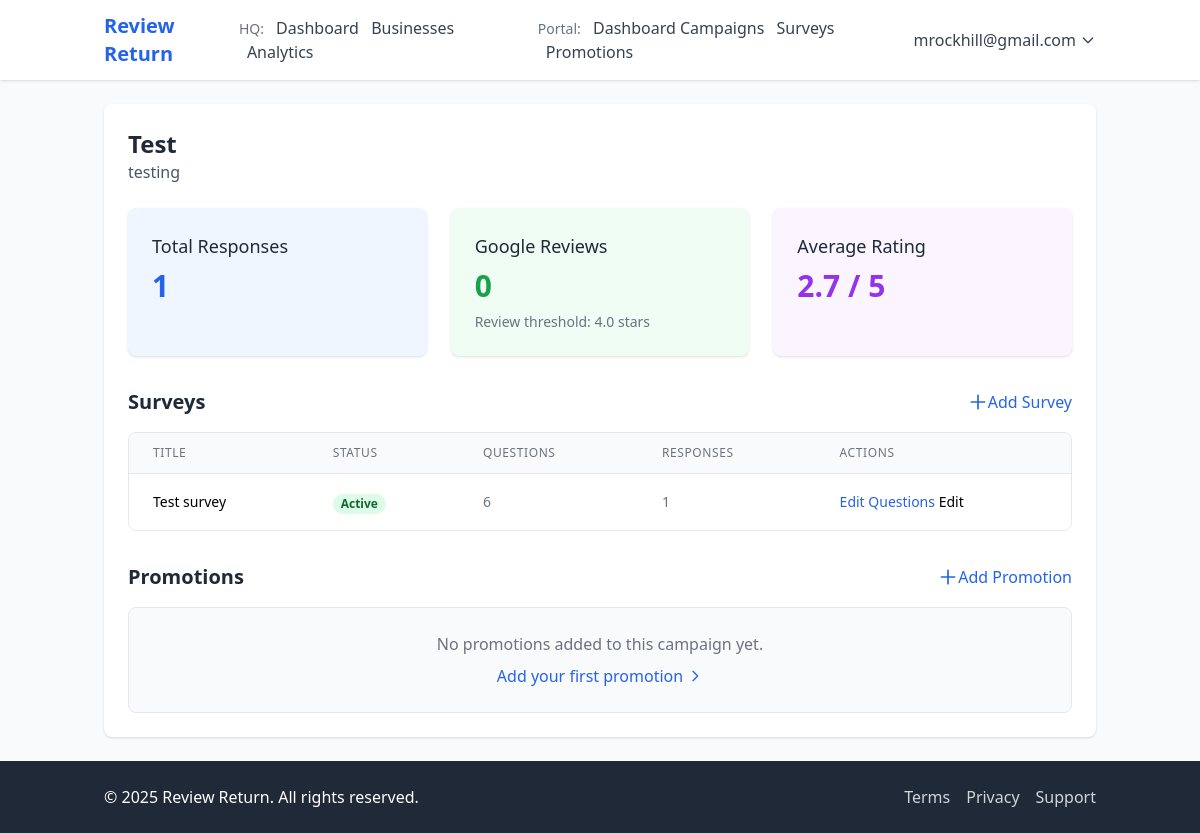
Screenshot of /portal/campaigns/1/ (signed in) with the database file from the repository.
### accounts/models.py (models this page shows, shortened)
class User(AbstractBaseUser, PermissionsMixin):
    email = models.EmailField(unique=True)
    first_name = models.CharField(max_length=150, blank=True)
    last_name = models.CharField(max_length=150, blank=True)
    is_staff = models.BooleanField(default=False)
    is_active = models.BooleanField(default=True)
    date_joined = models.DateTimeField(default=timezone.now)
    USERNAME_FIELD = 'email'
    REQUIRED_FIELDS = []
    objects = CustomUserManager()
    def get_full_name(self):
        return f"{self.first_name} {self.last_name}".strip() or self.email

### portal/models.py (models this page shows, shortened)
class Campaign(models.Model):
    business = models.ForeignKey(Business, on_delete=models.CASCADE, related_name='campaigns')
    name = models.CharField(max_length=200)
    description = models.TextField(blank=True, null=True)
    is_active = models.BooleanField(default=True)
    review_threshold = models.FloatField(default=4.0,
        help_text="Minimum average rating to prompt for a Google review")
    created_at = models.DateTimeField(auto_now_add=True)
    updated_at = models.DateTimeField(auto_now=True)

class Survey(models.Model):
    business = models.ForeignKey(Business, on_delete=models.CASCADE, related_name='surveys')
    campaign = models.ForeignKey(Campaign, on_delete=models.CASCADE, related_name='surveys', null=True)
    title = models.CharField(max_length=200)
    description = models.TextField(blank=True, null=True)
    is_active = models.BooleanField(default=True)
    created_at = models.DateTimeField(auto_now_add=True)
    updated_at = models.DateTimeField(auto_now=True)

### portal/views.py (the view)
# urls.py: path('campaigns/<int:pk>/', views.campaign_detail, name='campaign_detail'),
@login_required
def campaign_detail(request, pk):
    try:
        business = request.user.business
        campaign = get_object_or_404(Campaign, pk=pk, business=business)
    except:
        return redirect('accounts:no_business_profile')
    surveys = Survey.objects.filter(campaign=campaign)
    promotions = Promotion.objects.filter(campaign=campaign)
    from survey.models import CustomerResponse
    responses = CustomerResponse.objects.filter(survey__campaign=campaign)
    total_responses = responses.count()
    google_reviews = responses.filter(left_google_review=True).count()
    avg_rating = responses.aggregate(avg=Avg('avg_rating'))['avg'] or 0
    context = {
        'business': business,
        'campaign': campaign,
        'surveys': surveys,
        'promotions': promotions,
        'total_responses': total_responses,
        'google_reviews': google_reviews,
        'avg_rating': round(avg_rating, 1),
    }
    return render(request, 'portal/campaign_detail.html', context)

### templates/portal/campaign_detail.html (shortened to what this page needs)
{% extends 'base.html' %}
{% block content %}
<div class="bg-white shadow rounded-lg p-6">
    <div class="flex justify-between items-center mb-6">
        <div>
            <h1 class="text-2xl font-bold text-gray-800">{{ campaign.name }}</h1>
            {% if campaign.description %}
                <p class="text-gray-600">{{ campaign.description }}</p>
            {% endif %}
        </div>
        <div class="flex space-x-3">
            <a href="{% url 'portal:campaign_update' pk=campaign.id %}" class="bg-indigo-600 hover:bg-indigo-700 text-white px-4 py-2 rounded-md">Edit</a>
            <a href="{% url 'portal:business_qr_code' %}" class="bg-green-600 hover:bg-green-700 text-white px-4 py-2 rounded-md flex items-center">
            </a>
        </div>
    </div>
    <div class="grid grid-cols-1 md:grid-cols-3 gap-6 mb-8">
        <div class="bg-blue-50 p-6 rounded-lg shadow">
            <h3 class="text-lg font-medium text-gray-800 mb-2">Total Responses</h3>
            <p class="text-3xl font-bold text-blue-600">{{ total_responses }}</p>
        </div>
        <div class="bg-green-50 p-6 rounded-lg shadow">
            <h3 class="text-lg font-medium text-gray-800 mb-2">Google Reviews</h3>
            <p class="text-3xl font-bold text-green-600">{{ google_reviews }}</p>
            <p class="text-sm text-gray-500 mt-2">Review threshold: {{ campaign.review_threshold }} stars</p>
        </div>
        <div class="bg-purple-50 p-6 rounded-lg shadow">
            <h3 class="text-lg font-medium text-gray-800 mb-2">Average Rating</h3>
            <p class="text-3xl font-bold text-purple-600">{{ avg_rating }} / 5</p>
        </div>
    </div>
    <div class="mb-8">
        <div class="flex justify-between items-center mb-4">
            <h2 class="text-xl font-bold text-gray-800">Surveys</h2>
            <a href="{% url 'portal:survey_create' %}?campaign={{ campaign.id }}" class="text-blue-600 hover:text-blue-900 flex items-center">
                <svg class="h-5 w-5 mr-1" fill="none" stroke="currentColor" viewBox="0 0 24 24">
                    <path stroke-linecap="round" stroke-linejoin="round" stroke-width="2" d="M12 4v16m8-8H4"></path>
                </svg>
                Add Survey
            </a>
        </div>
        {% if surveys %}
            <div class="bg-white overflow-x-auto border border-gray-200 rounded-lg">
                <table class="min-w-full divide-y divide-gray-200">
                    <thead class="bg-gray-50">
                        <tr>
                            <th scope="col" class="px-6 py-3 text-left text-xs font-medium text-gray-500 uppercase tracking-wider">Title</th>
                            <th scope="col" class="px-6 py-3 text-left text-xs font-medium text-gray-500 uppercase tracking-wider">Status</th>
                            <th scope="col" class="px-6 py-3 text-left text-xs font-medium text-gray-500 uppercase tracking-wider">Questions</th>
                            <th scope="col" class="px-6 py-3 text-left text-xs font-medium text-gray-500 uppercase tracking-wider">Responses</th>
                            <th scope="col" class="px-6 py-3 text-left text-xs font-medium text-gray-500 uppercase tracking-wider">Actions</th>
                        </tr>
                    </thead>
                    <tbody class="bg-white divide-y divide-gray-200">
                        {% for survey in surveys %}
                            <tr>
                                <td class="px-6 py-4 whitespace-nowrap text-sm font-medium text-gray-900">{{ survey.title }}</td>
                                <td class="px-6 py-4 whitespace-nowrap">
                                    {% if survey.is_active %}
                                        <span class="px-2 inline-flex text-xs leading-5 font-semibold rounded-full bg-green-100 text-green-800">Active</span>
                                    {% else %}
                                        <span class="px-2 inline-flex text-xs leading-5 font-semibold rounded-full bg-gray-100 text-gray-800">Inactive</span>
                                    {% endif %}
                                </td>
                                <td class="px-6 py-4 whitespace-nowrap text-sm text-gray-500">{{ survey.questions.count }}</td>
                                <td class="px-6 py-4 whitespace-nowrap text-sm text-gray-500">{{ survey.responses.count }}</td>
                                <td class="px-6 py-4 whitespace-nowrap text-sm font-medium">
                                    <a href="{% url 'portal:survey_questions' survey_id=survey.id %}" class="text-blue-600 hover:text-blue-900 mr-3">Edit Questions</a>
                                    <a href="{% url 'portal:survey_update' pk=survey.id %}" class="text-indigo-600 hover:text-indigo-900 mr-3">Edit</a>
                                </td>
                            </tr>
                        {% endfor %}
                    </tbody>
                </table>
            </div>
        {% endif %}
    </div>
    <div>
        <div class="flex justify-between items-center mb-4">
            <h2 class="text-xl font-bold text-gray-800">Promotions</h2>
            <a href="{% url 'portal:promotion_create' %}?campaign={{ campaign.id }}" class="text-blue-600 hover:text-blue-900 flex items-center">
                <svg class="h-5 w-5 mr-1" fill="none" stroke="currentColor" viewBox="0 0 24 24">
                    <path stroke-linecap="round" stroke-linejoin="round" stroke-width="2" d="M12 4v16m8-8H4"></path>
                </svg>
                Add Promotion
            </a>
        </div>
        {% if promotions %}
            <div class="grid grid-cols-1 md:grid-cols-2 gap-4">
                {% for promotion in promotions %}
                    <div class="bg-white border border-gray-200 rounded-lg shadow-sm overflow-hidden">
                        <div class="p-4">
                            <div class="flex justify-between items-start">
                                <h3 class="font-medium text-gray-800">{{ promotion.title }}</h3>
                                <div>
                                    {% if promotion.is_active %}
                                        <span class="px-2 py-1 text-xs rounded-full bg-green-100 text-green-800">Active</span>
                                    {% else %}
                                        <span class="px-2 py-1 text-xs rounded-full bg-gray-100 text-gray-800">Inactive</span>
                                    {% endif %}
                                </div>
                            </div>
                            <p class="mt-1 text-sm text-gray-600">{{ promotion.description }}</p>
                            <div class="mt-2 text-sm text-gray-500">
                                <div>Discount: {{ promotion.discount_value }}</div>
                                <div>Min Rating: {{ promotion.min_rating_required }}</div>
                                {% if promotion.valid_until %}
                                    <div>Valid until: {{ promotion.valid_until|date:"M d, Y" }}</div>
                                {% endif %}
                            </div>
                        </div>
                        <div class="px-4 py-2 bg-gray-50 border-t border-gray-200 text-right">
                            <a href="{% url 'portal:promotion_update' pk=promotion.id %}" class="text-indigo-600 hover:text-indigo-900 text-sm">Edit</a>
                        </div>
                    </div>
                {% endfor %}
            </div>
        {% else %}
            <div class="bg-gray-50 p-6 text-center rounded-lg border border-gray-200">
                <p class="text-gray-500">No promotions added to this campaign yet.</p>
                <a href="{% url 'portal:promotion_create' %}?campaign={{ campaign.id }}" class="mt-2 inline-flex items-center text-blue-600 hover:text-blue-900">
                    Add your first promotion
                    <svg class="h-4 w-4 ml-1" fill="none" stroke="currentColor" viewBox="0 0 24 24">
                        <path stroke-linecap="round" stroke-linejoin="round" stroke-width="2" d="M9 5l7 7-7 7"></path>
                    </svg>
                </a>
            </div>
        {% endif %}
    </div>
</div>
{% endblock %}

### templates/base.html (shortened to what this page needs)
<!DOCTYPE html>
<html lang="en">
<head>
    {% load static %}
    {% load tailwind_tags %}
    {% tailwind_css %}
</head>
<body class="bg-gray-50 min-h-screen flex flex-col">
    <header class="bg-white shadow">
        <nav class="container mx-auto px-4 py-3 flex justify-between items-center">
            <div class="flex items-center">
                <a href="/" class="text-xl font-bold text-blue-600">Review Return</a>
            </div>
            <div class="flex items-center space-x-4">
                {% if user.is_authenticated %}
                    {% if user.is_staff %}
                        <div class="flex items-center space-x-4">
                            <div class="mr-4">
                                <span class="text-sm text-gray-500">HQ:</span>
                                <a href="{% url 'hq:home' %}" class="text-gray-700 hover:text-blue-600 ml-2">Dashboard</a>
                                <a href="{% url 'hq:business_list' %}" class="text-gray-700 hover:text-blue-600 ml-2">Businesses</a>
                                <a href="{% url 'hq:analytics' %}" class="text-gray-700 hover:text-blue-600 ml-2">Analytics</a>
                            </div>
                            <div>
                                <span class="text-sm text-gray-500">Portal:</span>
                                <a href="{% url 'portal:dashboard' %}" class="text-gray-700 hover:text-blue-600 ml-2">Dashboard</a>
                                <a href="{% url 'portal:manage_campaigns' %}" class="text-gray-700 hover:text-blue-600">Campaigns</a>
                                <a href="{% url 'portal:manage_surveys' %}" class="text-gray-700 hover:text-blue-600 ml-2">Surveys</a>
                                <a href="{% url 'portal:manage_promotions' %}" class="text-gray-700 hover:text-blue-600 ml-2">Promotions</a>
                            </div>
                        </div>
                    {% endif %}
                    <div class="relative inline-block text-left group">
                        <button class="text-gray-700 hover:text-blue-600 flex items-center">
                            {% if user.get_full_name %}
                                {{ user.get_full_name }}
                            {% else %}
                                {{ user.email }}
                            {% endif %}
                            <svg class="h-4 w-4 ml-1" fill="none" stroke="currentColor" viewBox="0 0 24 24">
                                <path stroke-linecap="round" stroke-linejoin="round" stroke-width="2" d="M19 9l-7 7-7-7"></path>
                            </svg>
                        </button>
                    </div>
                {% else %}
                    <a href="{% url 'accounts:login' %}" class="text-gray-700 hover:text-blue-600">Login</a>
                    <a href="{% url 'accounts:business_signup' %}" class="bg-blue-600 hover:bg-blue-700 text-white px-4 py-2 rounded-md">Sign Up</a>
                {% endif %}
            </div>
        </nav>
    </header>
    <main class="container mx-auto px-4 py-6 flex-grow">
        {% block content %}{% endblock %}
    </main>
    <footer class="bg-gray-800 text-white py-6 mt-auto">
        <div class="container mx-auto px-4">
            <div class="flex flex-col md:flex-row justify-between items-center">
                <div class="mb-4 md:mb-0">
                    <p>&copy; {% now "Y" %} Review Return. All rights reserved.</p>
                </div>
                <div class="flex space-x-4">
                    <a href="#" class="text-gray-300 hover:text-white">Terms</a>
                    <a href="#" class="text-gray-300 hover:text-white">Privacy</a>
                    <a href="#" class="text-gray-300 hover:text-white">Support</a>
                </div>
            </div>
        </div>
    </footer>
</body>
</html>

### rows the page displays
User: get_full_name "mrockhill@gmail.com"
Campaign: name "Test", description "testing", review_threshold "4.0"
Survey: title "Test survey", is_active "Active", questions.count "6", responses.count "1"

### other values shown
{{ total_responses }} "1"
{{ google_reviews }} "0"
{{ avg_rating }} "2.7"
